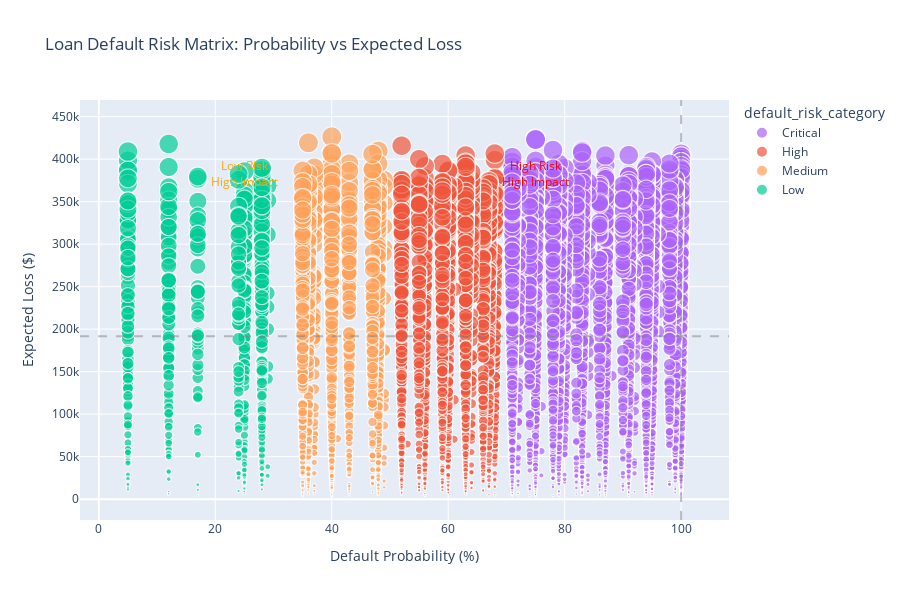

Notebook code cell kept with this figure:
### Markdown cell above
### Loan Default Risk Matrix

### Code cell
loan_default_risk_matrix_query = "SELECT * FROM gold.analytics_loan_default_prediction WHERE total_payments >= 5"
loan_default_risk_matrix_df = fetch_data(loan_default_risk_matrix_query)

fig = px.scatter(
    loan_default_risk_matrix_df,
    x='default_probability_pct',
    y='avg_outstanding_balance',
    size='avg_outstanding_balance',
    color='default_risk_category',
    hover_data={
        'default_probability_pct': ':.1f%',
        'avg_outstanding_balance': ':$,.2f',
        'late_payment_count': ':,',
        'missed_payment_count': ':,'
    },
    title='Loan Default Risk Matrix: Probability vs Expected Loss',
    labels={
        'default_probability_pct': 'Default Probability (%)',
        'avg_outstanding_balance': 'Expected Loss ($)'
    },
    color_discrete_map={
        'Low': '#00CC96',
        'Medium': '#FFA15A',
        'High': '#EF553B',
        'Critical': '#AB63FA'
    }
)

# Add quadrant lines
fig.add_hline(y=loan_default_risk_matrix_df['avg_outstanding_balance'].median(),
                line_dash="dash", line_color="gray", opacity=0.5)
fig.add_vline(x=loan_default_risk_matrix_df['default_probability_pct'].median(),
                line_dash="dash", line_color="gray", opacity=0.5)

# Add quadrant labels
fig.add_annotation(x=75, y=loan_default_risk_matrix_df['avg_outstanding_balance'].max()*0.9, text="High Risk<br>High Impact",
                    showarrow=False, font=dict(size=12, color="red"))
fig.add_annotation(x=25, y=loan_default_risk_matrix_df['avg_outstanding_balance'].max()*0.9, text="Low Risk<br>High Impact",
                    showarrow=False, font=dict(size=12, color="orange"))

fig.update_layout(height=600)
fig.show()

### Figure 1 — Plotly figure (JSON) as saved in the notebook; plotly's stock layout.template omitted (floating-point values rounded to 4 significant figures; data arrays with more than 128 entries replaced by an {"elided": "..."} marker saying what was removed)
{"data": [{"customdata": {"elided": "14870x2 int values"}, "hovertemplate": "default_risk_category=Critical<br>Default Probability (%)=%{x:.1f%}<br>Expected Loss ($)=%{marker.size:$,.2f}<br>late_payment_count=%{customdata[0]:,}<br>missed_payment_count=%{customdata[1]:,}<extra></extra>", "legendgroup": "Critical", "marker": {"color": "#AB63FA", "size": {"elided": "14870 float values"}, "sizemode": "area", "sizeref": 1066.0, "symbol": "circle"}, "mode": "markers", "name": "Critical", "showlegend": true, "type": "scattergl", "x": {"elided": "14870 float values"}, "xaxis": "x", "y": {"elided": "14870 float values"}, "yaxis": "y"}, {"customdata": {"elided": "1823x2 int values"}, "hovertemplate": "default_risk_category=High<br>Default Probability (%)=%{x:.1f%}<br>Expected Loss ($)=%{marker.size:$,.2f}<br>late_payment_count=%{customdata[0]:,}<br>missed_payment_count=%{customdata[1]:,}<extra></extra>", "legendgroup": "High", "marker": {"color": "#EF553B", "size": {"elided": "1823 float values"}, "sizemode": "area", "sizeref": 1066.0, "symbol": "circle"}, "mode": "markers", "name": "High", "showlegend": true, "type": "scattergl", "x": {"elided": "1823 float values"}, "xaxis": "x", "y": {"elided": "1823 float values"}, "yaxis": "y"}, {"customdata": {"elided": "1318x2 int values"}, "hovertemplate": "default_risk_category=Medium<br>Default Probability (%)=%{x:.1f%}<br>Expected Loss ($)=%{marker.size:$,.2f}<br>late_payment_count=%{customdata[0]:,}<br>missed_payment_count=%{customdata[1]:,}<extra></extra>", "legendgroup": "Medium", "marker": {"color": "#FFA15A", "size": {"elided": "1318 float values"}, "sizemode": "area", "sizeref": 1066.0, "symbol": "circle"}, "mode": "markers", "name": "Medium", "showlegend": true, "type": "scattergl", "x": {"elided": "1318 float values"}, "xaxis": "x", "y": {"elided": "1318 float values"}, "yaxis": "y"}, {"customdata": {"elided": "548x2 int values"}, "hovertemplate": "default_risk_category=Low<br>Default Probability (%)=%{x:.1f%}<br>Expected Loss ($)=%{marker.size:$,.2f}<br>late_payment_count=%{customdata[0]:,}<br>missed_payment_count=%{customdata[1]:,}<extra></extra>", "legendgroup": "Low", "marker": {"color": "#00CC96", "size": {"elided": "548 float values"}, "sizemode": "area", "sizeref": 1066.0, "symbol": "circle"}, "mode": "markers", "name": "Low", "showlegend": true, "type": "scattergl", "x": {"elided": "548 float values"}, "xaxis": "x", "y": {"elided": "548 float values"}, "yaxis": "y"}], "layout": {"annotations": [{"font": {"color": "red", "size": 12}, "showarrow": false, "text": "High Risk<br>High Impact", "x": 75, "y": 383600.0}, {"font": {"color": "orange", "size": 12}, "showarrow": false, "text": "Low Risk<br>High Impact", "x": 25, "y": 383600.0}], "height": 600, "legend": {"itemsizing": "constant", "title": {"text": "default_risk_category"}, "tracegroupgap": 0}, "shapes": [{"line": {"color": "gray", "dash": "dash"}, "opacity": 0.5, "type": "line", "x0": 0, "x1": 1, "xref": "x domain", "y0": 191500.0, "y1": 191500.0, "yref": "y"}, {"line": {"color": "gray", "dash": "dash"}, "opacity": 0.5, "type": "line", "x0": 100, "x1": 100, "xref": "x", "y0": 0, "y1": 1, "yref": "y domain"}], "title": {"text": "Loan Default Risk Matrix: Probability vs Expected Loss"}, "xaxis": {"anchor": "y", "domain": [0, 1], "title": {"text": "Default Probability (%)"}}, "yaxis": {"anchor": "x", "domain": [0, 1], "title": {"text": "Expected Loss ($)"}}}}
